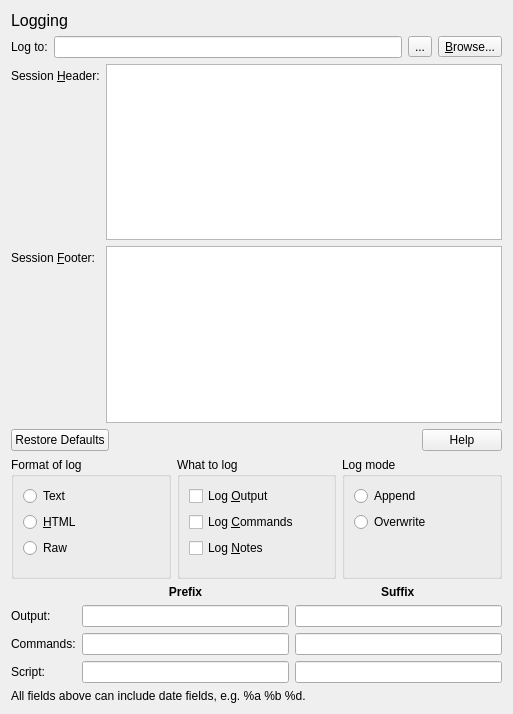
<?xml version="1.0" encoding="UTF-8"?>
<ui version="4.0">
 <class>PrefsLogging</class>
 <widget class="QWidget" name="PrefsLogging">
  <property name="geometry">
   <rect>
    <x>0</x>
    <y>0</y>
    <width>513</width>
    <height>714</height>
   </rect>
  </property>
  <property name="minimumSize">
   <size>
    <width>0</width>
    <height>466</height>
   </size>
  </property>
  <property name="windowTitle">
   <string>IP Address</string>
  </property>
  <layout class="QVBoxLayout" name="verticalLayout">
   <item>
    <widget class="QLabel" name="title_label">
     <property name="sizePolicy">
      <sizepolicy hsizetype="Preferred" vsizetype="Fixed">
       <horstretch>0</horstretch>
       <verstretch>0</verstretch>
      </sizepolicy>
     </property>
     <property name="font">
      <font>
       <pointsize>12</pointsize>
      </font>
     </property>
     <property name="text">
      <string>Logging</string>
     </property>
    </widget>
   </item>
   <item>
    <layout class="QHBoxLayout" name="horizontalLayout">
     <item>
      <widget class="QLabel" name="log_file_label">
       <property name="text">
        <string>Log to:</string>
       </property>
       <property name="buddy">
        <cstring>auto_log_file_name</cstring>
       </property>
      </widget>
     </item>
     <item>
      <widget class="QLineEdit" name="auto_log_file_name"/>
     </item>
     <item>
      <widget class="QToolButton" name="log_file_none">
       <property name="text">
        <string>...</string>
       </property>
       <property name="icon">
        <iconset theme="user-trash-symbolic">
         <normaloff>.</normaloff>.</iconset>
       </property>
      </widget>
     </item>
     <item>
      <widget class="QToolButton" name="log_file_browse">
       <property name="text">
        <string>&amp;Browse...</string>
       </property>
       <property name="icon">
        <iconset theme="document-open">
         <normaloff>.</normaloff>.</iconset>
       </property>
      </widget>
     </item>
    </layout>
   </item>
   <item>
    <layout class="QFormLayout" name="formLayout">
     <item row="0" column="0">
      <widget class="QLabel" name="log_file_preamble_label">
       <property name="text">
        <string>Session &amp;Header:</string>
       </property>
       <property name="buddy">
        <cstring>log_file_preamble</cstring>
       </property>
      </widget>
     </item>
     <item row="0" column="1">
      <widget class="QPlainTextEdit" name="log_file_preamble"/>
     </item>
     <item row="1" column="0">
      <widget class="QLabel" name="log_file_postamble_label">
       <property name="text">
        <string>Session &amp;Footer:</string>
       </property>
       <property name="buddy">
        <cstring>log_file_postamble</cstring>
       </property>
      </widget>
     </item>
     <item row="1" column="1">
      <widget class="QPlainTextEdit" name="log_file_postamble"/>
     </item>
    </layout>
   </item>
   <item>
    <widget class="QDialogButtonBox" name="buttonBox">
     <property name="standardButtons">
      <set>QDialogButtonBox::Help|QDialogButtonBox::RestoreDefaults</set>
     </property>
    </widget>
   </item>
   <item>
    <layout class="QHBoxLayout" name="horizontalLayout_2">
     <item>
      <widget class="QGroupBox" name="groupBox_2">
       <property name="title">
        <string>Format of log</string>
       </property>
       <layout class="QVBoxLayout" name="verticalLayout_3">
        <item>
         <widget class="QRadioButton" name="log_text">
          <property name="text">
           <string>Text</string>
          </property>
         </widget>
        </item>
        <item>
         <widget class="QRadioButton" name="log_html">
          <property name="text">
           <string>&amp;HTML</string>
          </property>
         </widget>
        </item>
        <item>
         <widget class="QRadioButton" name="log_raw">
          <property name="text">
           <string>Raw</string>
          </property>
         </widget>
        </item>
        <item>
         <spacer name="verticalSpacer">
          <property name="orientation">
           <enum>Qt::Vertical</enum>
          </property>
          <property name="sizeHint" stdset="0">
           <size>
            <width>20</width>
            <height>40</height>
           </size>
          </property>
         </spacer>
        </item>
       </layout>
      </widget>
     </item>
     <item>
      <widget class="QGroupBox" name="groupBox">
       <property name="title">
        <string>What to log</string>
       </property>
       <layout class="QVBoxLayout" name="verticalLayout_2">
        <item>
         <widget class="QCheckBox" name="log_output">
          <property name="text">
           <string>Log &amp;Output</string>
          </property>
         </widget>
        </item>
        <item>
         <widget class="QCheckBox" name="log_input">
          <property name="text">
           <string>Log &amp;Commands</string>
          </property>
         </widget>
        </item>
        <item>
         <widget class="QCheckBox" name="log_notes">
          <property name="text">
           <string>Log &amp;Notes</string>
          </property>
         </widget>
        </item>
        <item>
         <spacer name="verticalSpacer_2">
          <property name="orientation">
           <enum>Qt::Vertical</enum>
          </property>
          <property name="sizeHint" stdset="0">
           <size>
            <width>20</width>
            <height>40</height>
           </size>
          </property>
         </spacer>
        </item>
       </layout>
      </widget>
     </item>
     <item>
      <widget class="QGroupBox" name="groupBox_3">
       <property name="title">
        <string>Log mode</string>
       </property>
       <layout class="QVBoxLayout" name="verticalLayout_4">
        <item>
         <widget class="QRadioButton" name="log_append">
          <property name="text">
           <string>Append</string>
          </property>
         </widget>
        </item>
        <item>
         <widget class="QRadioButton" name="log_overwrite">
          <property name="text">
           <string>Overwrite</string>
          </property>
         </widget>
        </item>
        <item>
         <spacer name="verticalSpacer_3">
          <property name="orientation">
           <enum>Qt::Vertical</enum>
          </property>
          <property name="sizeHint" stdset="0">
           <size>
            <width>20</width>
            <height>40</height>
           </size>
          </property>
         </spacer>
        </item>
       </layout>
      </widget>
     </item>
    </layout>
   </item>
   <item>
    <layout class="QGridLayout" name="gridLayout">
     <item row="2" column="0">
      <widget class="QLabel" name="label_6">
       <property name="text">
        <string>Commands:</string>
       </property>
      </widget>
     </item>
     <item row="1" column="1">
      <widget class="QLineEdit" name="log_preamble_output"/>
     </item>
     <item row="1" column="2">
      <widget class="QLineEdit" name="log_postamble_output"/>
     </item>
     <item row="2" column="2">
      <widget class="QLineEdit" name="log_postamble_input"/>
     </item>
     <item row="3" column="2">
      <widget class="QLineEdit" name="log_postamble_notes"/>
     </item>
     <item row="3" column="0">
      <widget class="QLabel" name="label_5">
       <property name="text">
        <string>Script:</string>
       </property>
      </widget>
     </item>
     <item row="3" column="1">
      <widget class="QLineEdit" name="log_preamble_notes"/>
     </item>
     <item row="0" column="2" alignment="Qt::AlignHCenter">
      <widget class="QLabel" name="label_3">
       <property name="font">
        <font>
         <weight>75</weight>
         <bold>true</bold>
        </font>
       </property>
       <property name="text">
        <string>Suffix</string>
       </property>
      </widget>
     </item>
     <item row="1" column="0">
      <widget class="QLabel" name="label_4">
       <property name="text">
        <string>Output:</string>
       </property>
      </widget>
     </item>
     <item row="2" column="1">
      <widget class="QLineEdit" name="log_preamble_input"/>
     </item>
     <item row="0" column="1">
      <widget class="QLabel" name="label_2">
       <property name="font">
        <font>
         <weight>75</weight>
         <bold>true</bold>
        </font>
       </property>
       <property name="text">
        <string>Prefix</string>
       </property>
       <property name="alignment">
        <set>Qt::AlignCenter</set>
       </property>
      </widget>
     </item>
    </layout>
   </item>
   <item>
    <widget class="QLabel" name="label">
     <property name="text">
      <string>All fields above can include date fields, e.g. %a %b %d.</string>
     </property>
    </widget>
   </item>
  </layout>
 </widget>
 <resources/>
 <connections>
  <connection>
   <sender>log_html</sender>
   <signal>toggled(bool)</signal>
   <receiver>groupBox</receiver>
   <slot>setDisabled(bool)</slot>
   <hints>
    <hint type="sourcelabel">
     <x>161</x>
     <y>491</y>
    </hint>
    <hint type="destinationlabel">
     <x>289</x>
     <y>445</y>
    </hint>
   </hints>
  </connection>
  <connection>
   <sender>log_file_none</sender>
   <signal>clicked()</signal>
   <receiver>auto_log_file_name</receiver>
   <slot>clear()</slot>
   <hints>
    <hint type="sourcelabel">
     <x>462</x>
     <y>54</y>
    </hint>
    <hint type="destinationlabel">
     <x>408</x>
     <y>47</y>
    </hint>
   </hints>
  </connection>
 </connections>
</ui>
